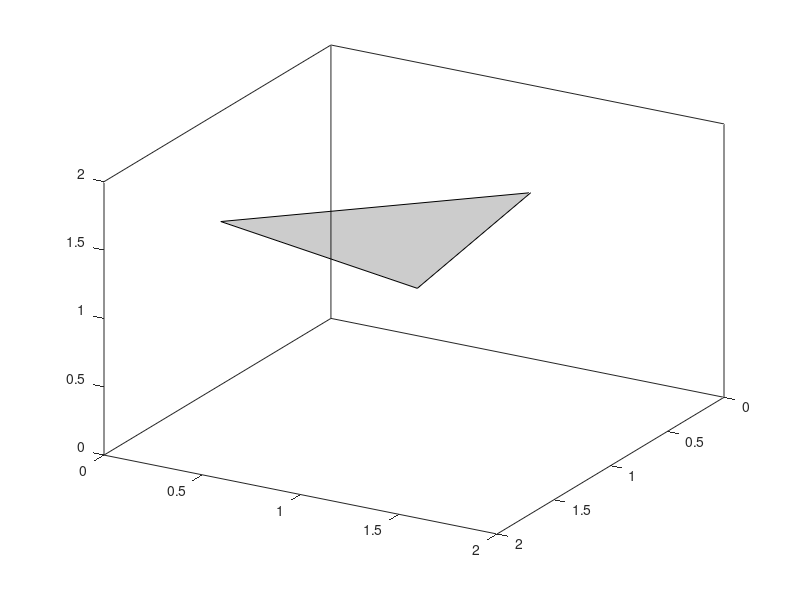

Reproduce this figure in MATLAB. (Note: this script raises an error after producing the figure.)
%
% Script to plot fig_roldsis.pdf which illustrates the RoLDSIS (Regression on Low
% Dimensional Spanned Input Space
%
scale = 1;
triangle_size = 1*scale;
triangle_shift = 0.04*scale;
% The columns of X contain the position of the 3 3D points that span the 2D
% subspace used to constrain the solutions of EEG High Dimensional Low Sample
% Size (HDLSS) problems.
X = [1 0 1
     0 1 1
     1.2 1.2 1]*triangle_size + triangle_shift;
% Plot the triangle defined by the columns of X.
h=fill3(X(1,:),X(2,:),X(3,:),[1 1 1]*0,'faceAlpha',0.2);
axis([0 2 0 2 0 2]*scale);
set(gca,'view',[120 30])
set(gca,'box','on')

% Take the mean value of X as the reference point in the subspace spanned by X.
% Any linear combination of the columns of X could be used as reference.
M = mean(X,2);
%M = X(:,1);
% The columns of X0 contain the vectors from the reference point M to the points
% defined by the columns of X
X0 = X - repmat(M,1,3);
% Use PCA to calculate an orthonormal base for the subspace spanned by X.
% Note that PCA is computed from SVD of X0'*X0 and not X0*X0' which, in HDLSS
% problems, has a much higher dimension.
Cp = X0'*X0;
[U,S] = svd(Cp);
S(3,3) = 1e-10;
V = X0*U*S^(-1/2);
% The first 2 columns of V contain the eigenvectors corresponding to the
% 2 non zero eigenvalues of X0*X0'. Z contains X0 represented in the orthonormal
% base defined by V.
Z = V'*X0;
Z = Z(1:2,:);
hold on
vector_size = 1*scale;
% Plot the orthonormal base defined by V.
arrow3(M',M'+V(:,1)'*vector_size)
arrow3(M',M'+V(:,2)'*vector_size)
plane_size = 4*scale;
V1 = V(:,1);
V2 = V(:,2);
% Draw the plane spanned by X as a partially transparent rectangle.
plane = M + [-V1+V2, V1+V2, V1-V2, -V1-V2]*plane_size; 
h=fill3(plane(1,:)',plane(2,:)',plane(3,:)',[1 1 1]*0,'faceAlpha',0.2);
text(X(1,1),X(2,1),X(3,1)+0.1,'$\mathbf{x_1}$','Interpreter','latex');
text(X(1,2),X(2,2),X(3,2)+0.1,'$\mathbf{x_2}$','Interpreter','latex');
text(X(1,3),X(2,3)+0.06,X(3,3)-0.02,'$\mathbf{x_3}$','Interpreter','latex');
text(M(1)+0.15,M(2)-0.06,M(3),'$\mathbf{m}$','Interpreter','latex');
text(M(1)+V(1,1)*vector_size,M(2)+V(2,1)*vector_size,M(3)+V(3,1)*vector_size+0.1,'$\mathbf{z_1}$','Interpreter','latex');
text(M(1)+V(1,2)*vector_size,M(2)+V(2,2)*vector_size,M(3)+V(3,2)*vector_size-0.06,'$\mathbf{z_2}$','Interpreter','latex');
%%%%%%%%%%%%%%%%%%%%%%%%%%%%%%%%%%%
% Solve the problem y = a + bx constrained to the plane spanned by X: c + dz 
y1 = [1 7 9]';
A1 = [Z; ones(1,3)]'; 
d1 = inv(A1)*y1;
c1 = d1(3);
a1 = c1 - d1(1:2)'*V(:,1:2)'*M;
b1 = V(:,1:2)*d1(1:2);
d1_norm = d1(1:2)/sqrt(d1(1:2)'*d1(1:2));
b1_norm = V(:,1:2)*d1_norm;
% Plot the normalized vector b and, in dashed lines, the direction defined by it.
arrow3(M',M'+b1_norm'*vector_size)
text(M(1)+b1_norm(1,1),M(2)+b1_norm(2,1),M(3)+b1_norm(3,1)+0.1,'$\mathbf{b}$','Interpreter','latex');
arrow3(M'-b1_norm'*plane_size,M'+b1_norm'*plane_size,'--')
X1b = b1_norm' * X0(:,1) * b1_norm;
X2b = b1_norm' * X0(:,2) * b1_norm;
X3b = b1_norm' * X0(:,3) * b1_norm;
% Plot the points contained in X and its projections on the direction defined by b.
mkr = 4;
plot3(M(1),M(2),M(3),'ko--','MarkerFaceColor','k','MarkerSize',mkr)
plot3([X(1,1) X1b(1)+M(1)],[X(2,1) X1b(2)+M(2)],[X(3,1) X1b(3)+M(3)],'ko--','MarkerFaceColor','k','MarkerSize',mkr)
plot3([X(1,2) X2b(1)+M(1)],[X(2,2) X2b(2)+M(2)],[X(3,2) X2b(3)+M(3)],'ko--','MarkerFaceColor','k','MarkerSize',mkr)
plot3([X(1,3) X3b(1)+M(1)],[X(2,3) X3b(2)+M(2)],[X(3,3) X3b(3)+M(3)],'ko--','MarkerFaceColor','k','MarkerSize',mkr)
text(M(1)+X1b(1),M(2)+X1b(2),M(3)+X1b(3)+0.1,'$\mathbf{\tilde{x}_1}$','Interpreter','latex');
text(M(1)+X2b(1),M(2)+X2b(2)+0.06,M(3)+0.01+X2b(3),'$\mathbf{\tilde{x}_2}$','Interpreter','latex');
text(M(1)+X3b(1),M(2)+X3b(2)+0.07,M(3)+X3b(3)+0.05,'$\mathbf{\tilde{x}_3}$','Interpreter','latex');
set(gca,'xtick',[0 1])
set(gca,'ytick',[0 1])
set(gca,'ztick',[0 1])
hold off
%%%%%%%%%%%%%%%%%%%%%%%%%%%%%%%%%%%%%%%%
% Format the figure to fill the pdf file
ps = [900 300 500 500];
set(gcf, 'Position', ps);
ratio = ps(4)/ps(3);
paperWidth = 12;
paperHeight = paperWidth*ratio;

set(gcf, 'paperunits', 'centimeters');
set(gcf, 'papersize', [paperWidth paperHeight]);
shift = 1.5;
set(gcf, 'PaperPosition', [-shift -shift   paperWidth+1.75*shift paperHeight+1.75*shift]);

print('fig_roldsis','-dpdf')
%%%%%%%%%%%%%%%%%%%%%%%%%%%%%%%%%%%%%%%%

